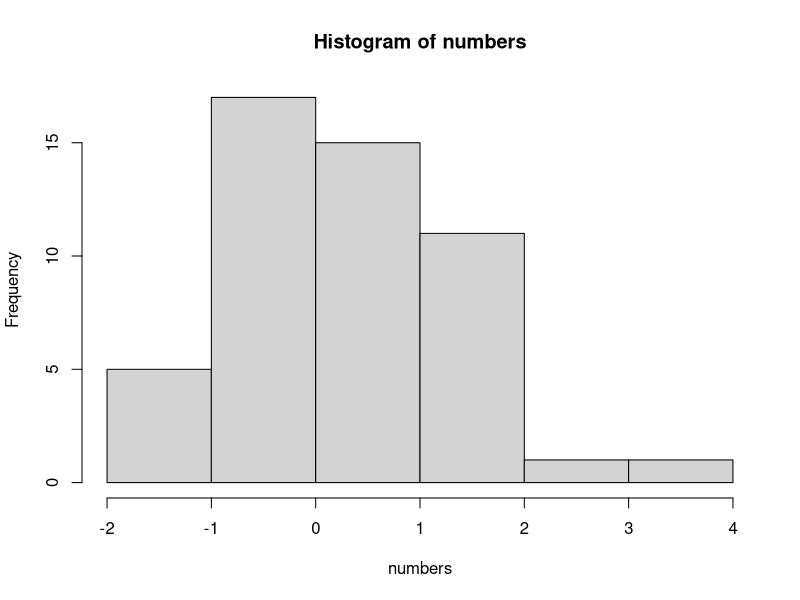

This chart was generated by the following R code:
n <- 55
steven <- TRUE
p <- c("hoi", "doei", "later")
test <- list(n, steven, p)
numbers <- rnorm(50)
hist(numbers)
example <- mtcars
example_2 <- iris
